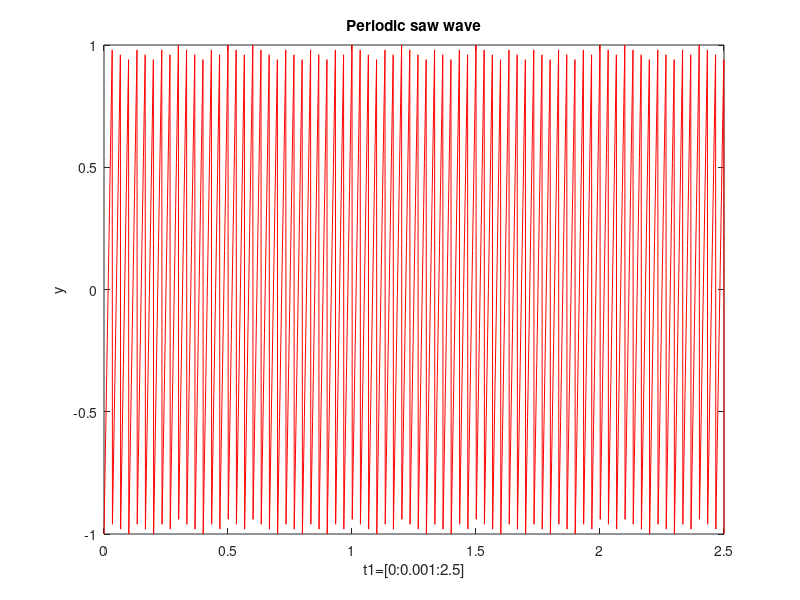

The MATLAB script that drew this image:
t=0:0.001:2.5;
y=sawtooth(2*pi*30*t);
plot(t,y,'r');
title('Periodic saw wave');
xlabel('t1=[0:0.001:2.5]');ylabel('y');


